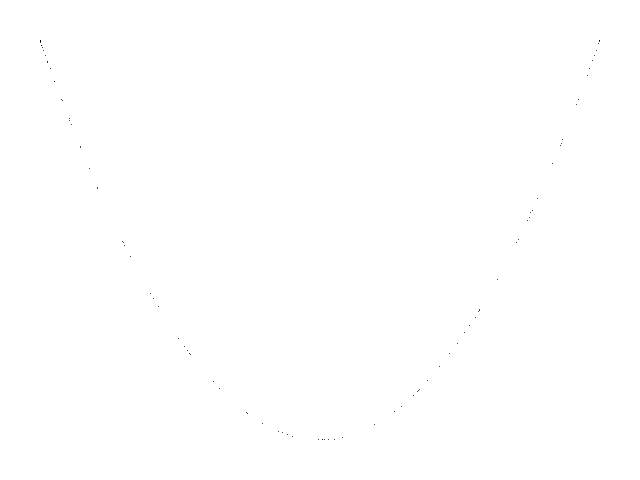
Frame 1 (no input)
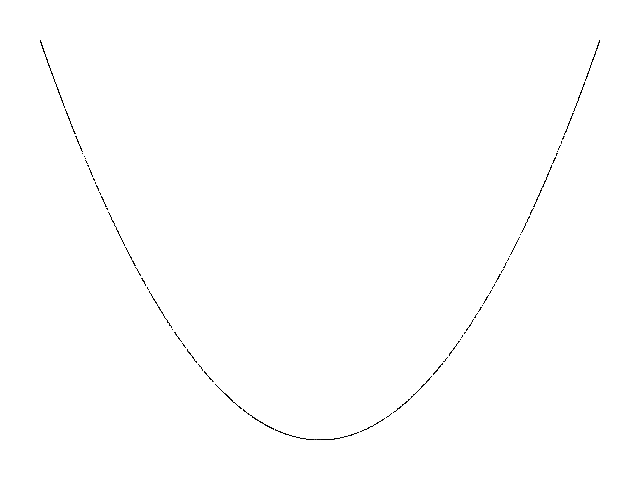
Frame 60 (the mouse pressed at the canvas centre just before this capture)
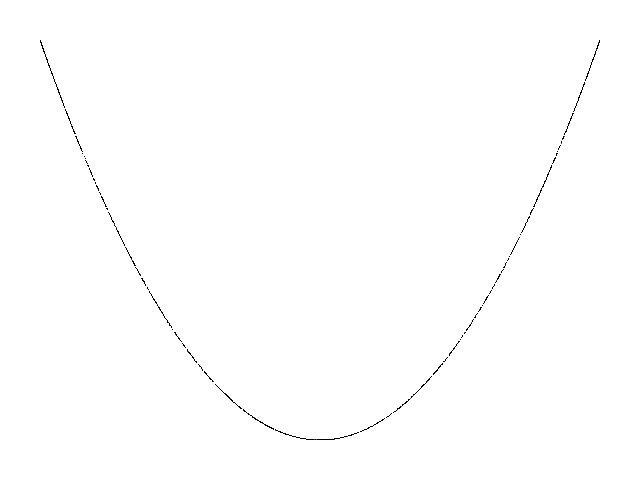
Frame 120 (the mouse held since frame 60 and released just before this capture)

The Processing sketch that drew these frames (run headless with seeded random() and noise(); from frame 60 on, the mouse is pressed at the canvas centre):

// Processing sketch: Simplest
// ── Simplest.pde
// Simplest quadratic chaotic map //

  float x = 0.1;
  float y = 0.1;
  float a = 2.0; // 1.4 - 2.0


void setup() {
  
  size(640, 480);
  background(255);
  
}

void draw() {
  
  for (int i=0; i<100; i++) {
    
    float nx = x;
    float ny = y;

    x = ny;
    y = a - pow(ny, 2.0);
        
    point(320 + (140 * x), 240 + (100 * y));
        
  }

}
